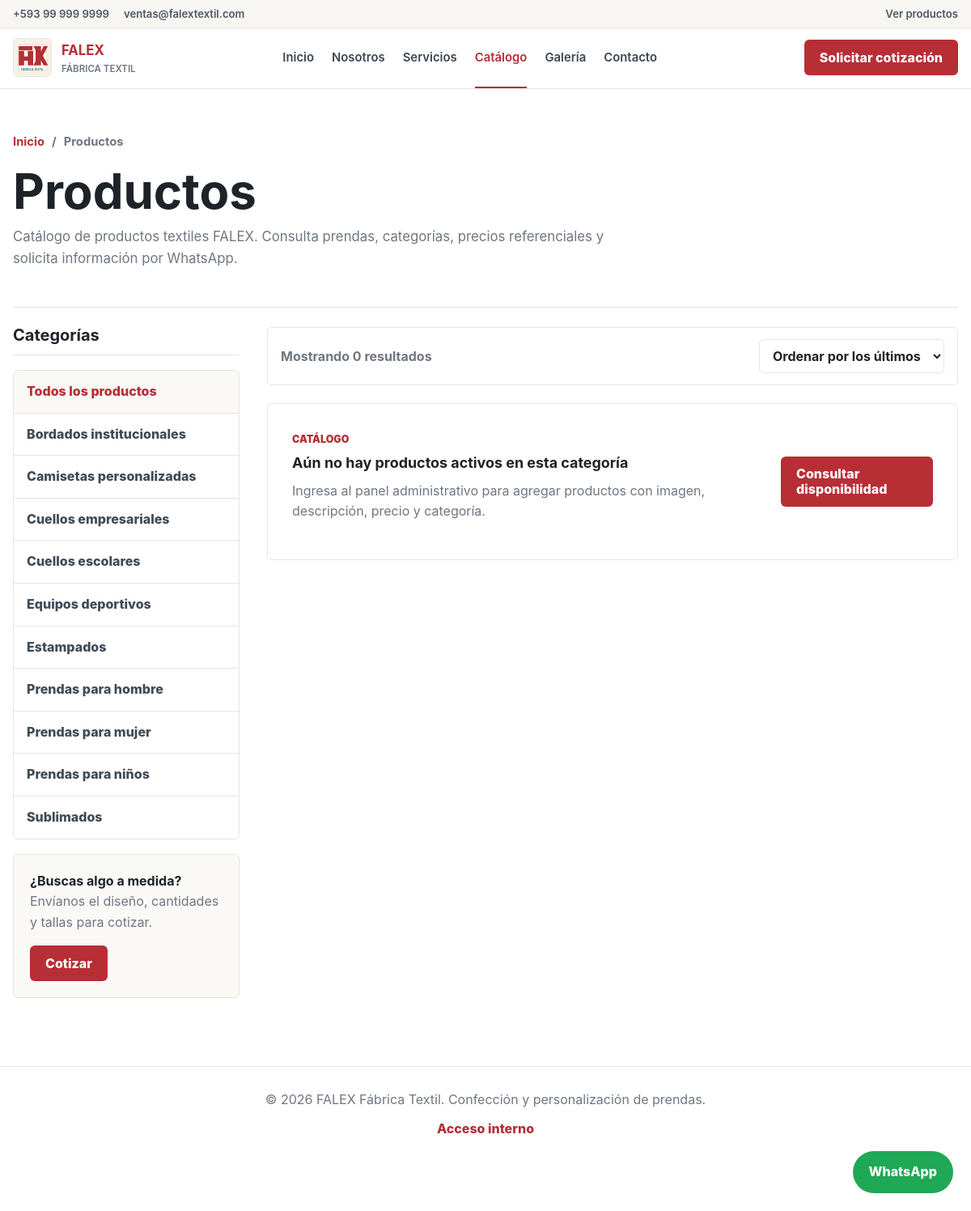
/catalogo.php, run on the app's committed database.
### tables this page shows
CREATE TABLE IF NOT EXISTS categorias (
  id INT AUTO_INCREMENT PRIMARY KEY,
  nombre VARCHAR(120) NOT NULL,
  descripcion TEXT NULL,
  estado ENUM('activo', 'inactivo') NOT NULL DEFAULT 'activo',
  fecha_creacion TIMESTAMP NOT NULL DEFAULT CURRENT_TIMESTAMP
);

### includes/helpers.php (called while the page is built, shortened)
<?php
function default_site_settings(): array
{
    return [
        'whatsapp_number' => WHATSAPP_NUMBER,
        'contact_phone' => CONTACT_PHONE,
        'contact_email' => CONTACT_EMAIL,
        'contact_address' => CONTACT_ADDRESS,
        'social_instagram' => SOCIAL_INSTAGRAM,
        'social_facebook' => SOCIAL_FACEBOOK,
        'social_tiktok' => SOCIAL_TIKTOK,
    ];
}
function site_setting(string $key): string
{
    static $settings = null;
    $defaults = default_site_settings();
    if ($settings === null) {
        $settings = $defaults;
        try {
            require_once __DIR__ . '/../config/database.php';
            $rows = db()->query('SELECT clave, valor FROM configuraciones')->fetchAll();
            foreach ($rows as $row) {
                if (array_key_exists($row['clave'], $settings) && trim((string) $row['valor']) !== '') {
                    $settings[$row['clave']] = (string) $row['valor'];
                }
            }
        } catch (Throwable) {
            $settings = $defaults;
        }
    }
    return $settings[$key];
}
function whatsapp_number(): string
{
    return preg_replace('/\D+/', '', site_setting('whatsapp_number'));
}
function contact_phone(): string
{
    return site_setting('contact_phone');
}
function e(?string $value): string
{
    return htmlspecialchars((string) $value, ENT_QUOTES, 'UTF-8');
}
function url(string $path = ''): string
{
    $base = rtrim(dirname($_SERVER['SCRIPT_NAME']), '/\\');
    return ($base === '/' ? '' : $base) . '/' . ltrim($path, '/');
}
function whatsapp_link(string $message): string
{
    return 'https://wa.me/' . whatsapp_number() . '?text=' . rawurlencode($message);
}

### config/database.php (called while the page is built, shortened)
<?php
function db(): PDO
{
    static $pdo = null;
    if ($pdo instanceof PDO) {
        return $pdo;
    }
    $dsn = 'mysql:host=' . DB_HOST . ';port=' . DB_PORT . ';dbname=' . DB_NAME . ';charset=' . DB_CHARSET;
    $pdo = new PDO($dsn, DB_USER, DB_PASS, [
        PDO::ATTR_ERRMODE => PDO::ERRMODE_EXCEPTION,
        PDO::ATTR_DEFAULT_FETCH_MODE => PDO::FETCH_ASSOC,
        PDO::ATTR_EMULATE_PREPARES => false,
        PDO::ATTR_TIMEOUT => 3,
    ]);
    return $pdo;
}

### includes/public_data.php (called while the page is built, shortened)
<?php
require_once __DIR__ . '/../config/database.php';
function public_categories(): array
{
    try {
        return db()->query('SELECT id, nombre FROM categorias WHERE estado = "activo" ORDER BY nombre')->fetchAll();
    } catch (Throwable) {
        return [];
    }
}
function public_products(int $categoryId = 0): array
{
    try {
        $sql = 'SELECT p.*, c.nombre AS categoria
                FROM productos p
                INNER JOIN categorias c ON c.id = p.categoria_id
                WHERE p.estado = "activo"';
        $params = [];
        $sql .= ' ORDER BY p.fecha_creacion DESC';
        $stmt = db()->prepare($sql);
        $stmt->execute($params);
        return $stmt->fetchAll();
    } catch (Throwable) {
        return [];
    }
}

### catalogo.php (the view, shortened to what this page needs)
<?php
require_once __DIR__ . '/includes/public_layout.php';
require_once __DIR__ . '/includes/public_data.php';
$selectedCategory = isset($_GET['categoria']) ? (int) $_GET['categoria'] : 0;
$order = $_GET['orden'] ?? 'recientes';
$categories = public_categories();
$products = public_products($selectedCategory);
$selectedCategoryName = 'Productos';
usort($products, static function (array $a, array $b) use ($order): int {
    return match ($order) {
        'precio_asc' => ((float) $a['precio']) <=> ((float) $b['precio']),
        'precio_desc' => ((float) $b['precio']) <=> ((float) $a['precio']),
        'nombre' => strcasecmp($a['nombre'], $b['nombre']),
        default => strcmp((string) $b['fecha_creacion'], (string) $a['fecha_creacion']),
    };
});
public_header('Catálogo', 'catalogo');
?>
<main>
  <section class="shop-hero">
    <div class="breadcrumbs">
      <a href="<?= e(url('index.php')) ?>">Inicio</a>
      <span>/</span>
      <strong><?= e($selectedCategoryName) ?></strong>
    </div>
    <h1><?= e($selectedCategoryName) ?></h1>
    <p>Catálogo de productos textiles FALEX. Consulta prendas, categorías, precios referenciales y solicita información por WhatsApp.</p>
  </section>
  <section class="shop-layout">
    <aside class="shop-sidebar">
      <h2>Categorías</h2>
      <nav class="shop-categories" aria-label="Categorías del catálogo">
        <a class="<?= $selectedCategory === 0 ? 'active' : '' ?>" href="<?= e(url('catalogo.php')) ?>">Todos los productos</a>
        <?php foreach ($categories as $category): ?>
          <a class="<?= $selectedCategory === (int) $category['id'] ? 'active' : '' ?>" href="<?= e(url('catalogo.php?categoria=' . (int) $category['id'])) ?>"><?= e($category['nombre']) ?></a>
        <?php endforeach; ?>
      </nav>
      <div class="sidebar-cta">
        <strong>¿Buscas algo a medida?</strong>
        <p>Envíanos el diseño, cantidades y tallas para cotizar.</p>
        <a class="btn btn-primary" href="<?= e(whatsapp_link('Hola FALEX, quiero cotizar un producto personalizado.')) ?>" target="_blank" rel="noopener">Cotizar</a>
      </div>
    </aside>
    <section class="shop-products">
      <div class="shop-toolbar">
        <p>Mostrando <strong><?= count($products) ?></strong> resultado<?= count($products) === 1 ? '' : 's' ?></p>
        <form method="get">
          <select name="orden" onchange="this.form.submit()" aria-label="Ordenar productos">
            <option value="recientes" <?= $order === 'recientes' ? 'selected' : '' ?>>Ordenar por los últimos</option>
          </select>
        </form>
      </div>
      <?php if ($products): ?>
        <div class="product-grid shop-product-grid">
          <?php foreach ($products as $product): ?>
            <article class="product-card shop-card">
              <a class="product-image-link" href="<?= e(whatsapp_link('Hola, estoy interesado/a en el producto ' . $product['nombre'] . ' de FALEX. ¿Me pueden brindar más información?')) ?>" target="_blank" rel="noopener">
                <img src="<?= e(product_image_url($product['imagen'])) ?>" alt="<?= e($product['nombre']) ?>" loading="lazy">
              </a>
              <div class="product-body">
                <span class="product-category"><?= e($product['categoria']) ?></span>
                <h3><?= e($product['nombre']) ?></h3>
                <p><?= e($product['descripcion']) ?></p>
                <strong class="price">$<?= number_format((float) $product['precio'], 2) ?></strong>
                <a class="btn btn-primary" href="<?= e(whatsapp_link('Hola, estoy interesado/a en el producto ' . $product['nombre'] . ' de FALEX. ¿Me pueden brindar más información?')) ?>" target="_blank" rel="noopener">Solicitar información</a>
              </div>
            </article>
          <?php endforeach; ?>
        </div>
      <?php else: ?>
        <div class="empty-state">
          <div>
            <span>Catálogo</span>
            <h3>Aún no hay productos activos en esta categoría</h3>
            <p>Ingresa al panel administrativo para agregar productos con imagen, descripción, precio y categoría.</p>
          </div>
          <a class="btn btn-primary" href="<?= e(whatsapp_link('Hola FALEX, quiero consultar sobre productos disponibles.')) ?>" target="_blank" rel="noopener">Consultar disponibilidad</a>
        </div>
      <?php endif; ?>
    </section>
  </section>
</main>

### data on the page
categorias: nombre "Bordados institucionales"
categorias: nombre "Camisetas personalizadas"
categorias: nombre "Cuellos empresariales"
categorias: nombre "Cuellos escolares"
categorias: nombre "Equipos deportivos"
categorias: nombre "Estampados"
categorias: nombre "Prendas para hombre"
categorias: nombre "Prendas para mujer"
categorias: nombre "Prendas para niños"
categorias: nombre "Sublimados"

### other printed values
contact_phone() "+593 99 999 9999"
contact_email() "ventas@falextextil.com"
$label "Inicio"
$label "Nosotros"
$label "Servicios"
$label "Catálogo"
$label "Galería"
$label "Contacto"
$selectedCategoryName "Productos"
count($products) "0"
